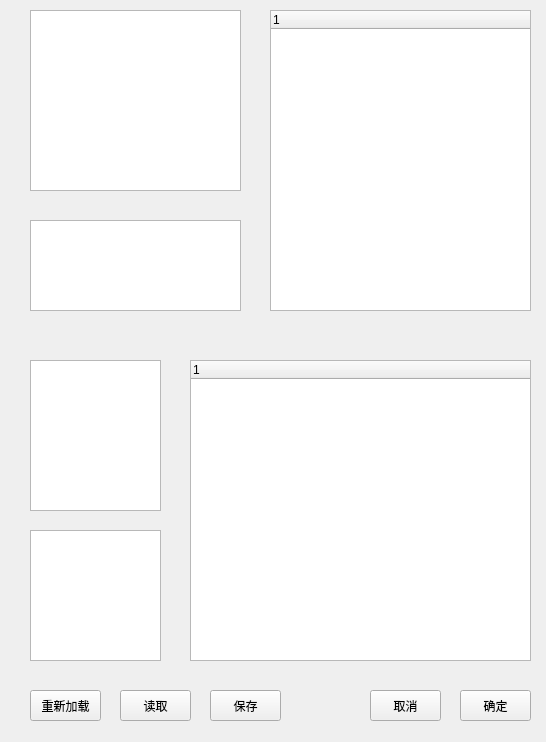
<?xml version="1.0" encoding="UTF-8"?>
<ui version="4.0">
 <class>Form</class>
 <widget class="QWidget" name="Form">
  <property name="geometry">
   <rect>
    <x>0</x>
    <y>0</y>
    <width>546</width>
    <height>742</height>
   </rect>
  </property>
  <property name="windowTitle">
   <string>Form</string>
  </property>
  <widget class="QListView" name="SrcSort">
   <property name="geometry">
    <rect>
     <x>30</x>
     <y>10</y>
     <width>211</width>
     <height>181</height>
    </rect>
   </property>
  </widget>
  <widget class="QTreeWidget" name="DistSort">
   <property name="geometry">
    <rect>
     <x>270</x>
     <y>10</y>
     <width>261</width>
     <height>301</height>
    </rect>
   </property>
   <column>
    <property name="text">
     <string notr="true">1</string>
    </property>
   </column>
  </widget>
  <widget class="QTreeWidget" name="DistCalcComponent">
   <property name="geometry">
    <rect>
     <x>190</x>
     <y>360</y>
     <width>341</width>
     <height>301</height>
    </rect>
   </property>
   <column>
    <property name="text">
     <string notr="true">1</string>
    </property>
   </column>
  </widget>
  <widget class="QListView" name="SrcCalaComponent">
   <property name="geometry">
    <rect>
     <x>30</x>
     <y>360</y>
     <width>131</width>
     <height>151</height>
    </rect>
   </property>
  </widget>
  <widget class="QListView" name="Operator">
   <property name="geometry">
    <rect>
     <x>30</x>
     <y>530</y>
     <width>131</width>
     <height>131</height>
    </rect>
   </property>
  </widget>
  <widget class="QListView" name="ComboSort">
   <property name="geometry">
    <rect>
     <x>30</x>
     <y>220</y>
     <width>211</width>
     <height>91</height>
    </rect>
   </property>
  </widget>
  <widget class="QPushButton" name="Reload">
   <property name="geometry">
    <rect>
     <x>30</x>
     <y>690</y>
     <width>71</width>
     <height>31</height>
    </rect>
   </property>
   <property name="text">
    <string>重新加载</string>
   </property>
  </widget>
  <widget class="QPushButton" name="Cancel">
   <property name="geometry">
    <rect>
     <x>370</x>
     <y>690</y>
     <width>71</width>
     <height>31</height>
    </rect>
   </property>
   <property name="text">
    <string>取消</string>
   </property>
  </widget>
  <widget class="QPushButton" name="Confirm">
   <property name="geometry">
    <rect>
     <x>460</x>
     <y>690</y>
     <width>71</width>
     <height>31</height>
    </rect>
   </property>
   <property name="text">
    <string>确定</string>
   </property>
  </widget>
  <widget class="QPushButton" name="Read">
   <property name="geometry">
    <rect>
     <x>120</x>
     <y>690</y>
     <width>71</width>
     <height>31</height>
    </rect>
   </property>
   <property name="text">
    <string>读取</string>
   </property>
  </widget>
  <widget class="QPushButton" name="Save">
   <property name="geometry">
    <rect>
     <x>210</x>
     <y>690</y>
     <width>71</width>
     <height>31</height>
    </rect>
   </property>
   <property name="text">
    <string>保存</string>
   </property>
  </widget>
 </widget>
 <resources/>
 <connections/>
</ui>
